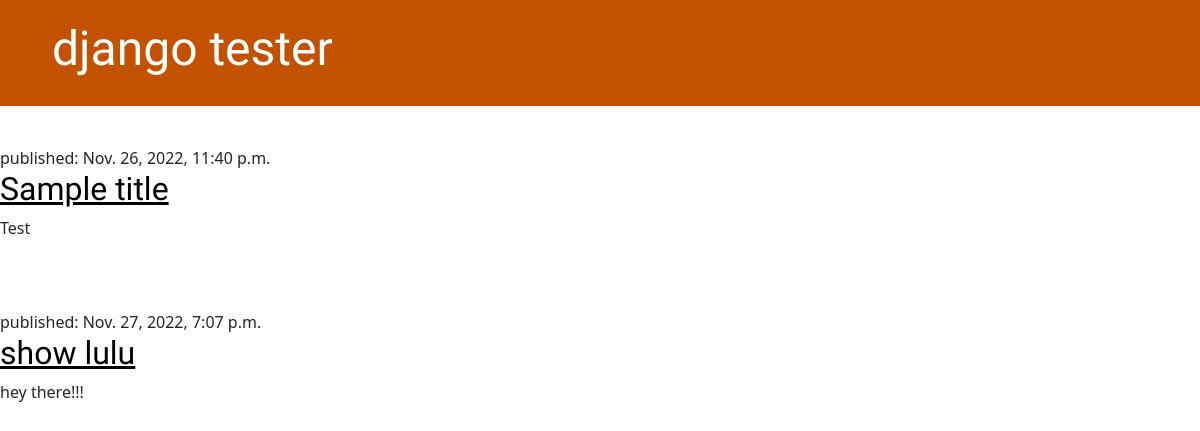
The app's page /, older data.
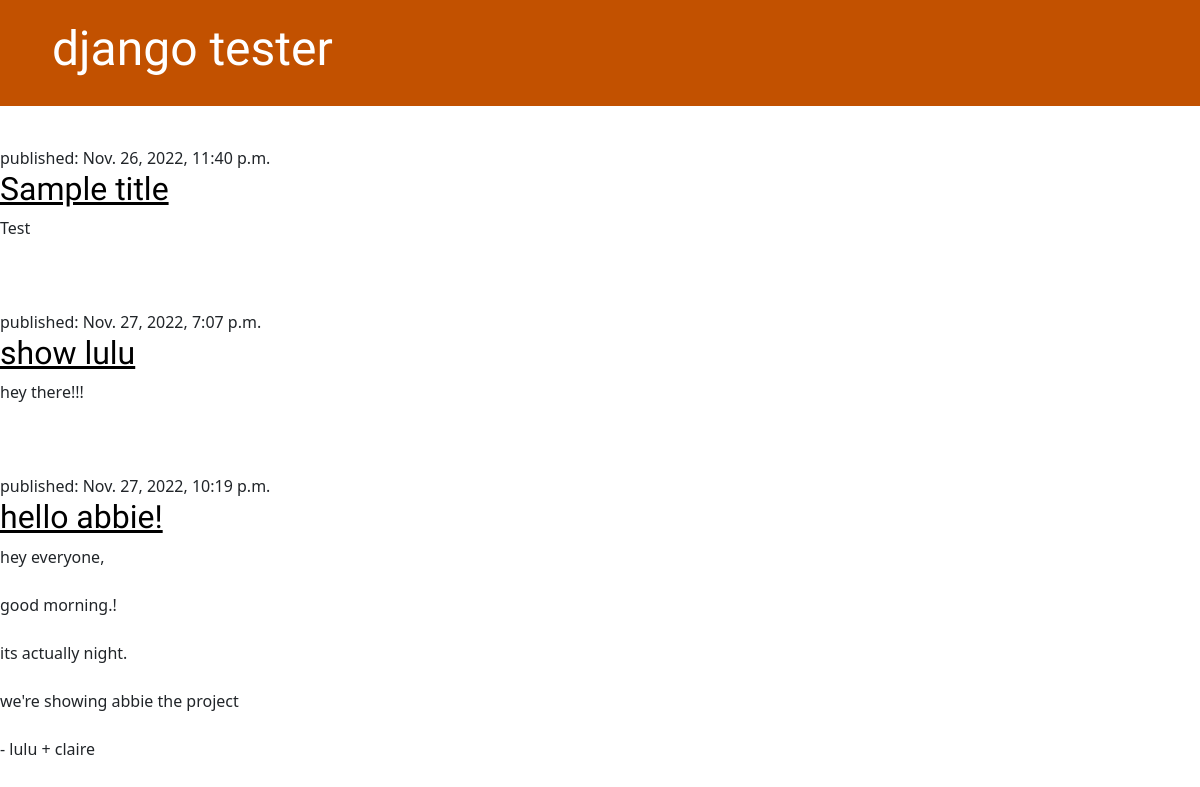
The same page, newer data.
### blog/models.py (models this page shows, shortened)
class Post(models.Model):
    author = models.ForeignKey(settings.AUTH_USER_MODEL, on_delete=models.CASCADE)
    title = models.CharField(max_length=200)
    text = models.TextField()
    created_date = models.DateTimeField(default=timezone.now)
    published_date = models.DateTimeField(blank=True, null=True)

### blog/views.py (the view)
# urls.py: path('', views.post_list, name='post_list'),
def post_list(request):
    posts = Post.objects.filter(published_date__lte=timezone.now()).order_by('published_date')
    return render(request, 'blog/post_list.html', {'posts': posts})

### blog/templates/blog/post_list.html (shortened to what this page needs)
{% load static %}
<!DOCTYPE html>
<html>
    <head>
        <link rel="stylesheet" href="https://cdn.jsdelivr.net/npm/bootstrap@5.1.3/dist/css/bootstrap.min.css">
        <link rel="stylesheet" href="{% static 'css/blog.css' %}">
    </head>
    <body>
        <header class="page-header">
            <div class="container">
                <h1><a href="/"> django tester </a></h1>
            </div>
        </header>
        {% for post in posts %}
            <article class="post">
                <time>published: {{ post.published_date }}</time>
                <h2><a href="">{{ post.title }}</a></h2>
                <p>{{ post.text|linebreaksbr }}</p>
            </article>
        {% endfor %}
    </body>
</html>

### blog/static/css/blog.css (style rules this page uses)
.page-header { background-color: #C25100; margin-top: 0; margin-bottom: 40px; padding: 20px 20px 20px 40px; }
.page-header h1, .page-header h1 a, .page-header h1 a:visited, .page-header h1 a:active { color: #ffffff; font-size: 36pt; text-decoration: none; }
h1, h2, h3, h4 { font-family: 'Lobster', cursive; }
.post { margin-bottom: 70px; }
.post h2 a, .post h2 a:visited { color: #000000; }

Row changes from the older to the newer data that the page shows:
added Post: published_date "Nov. 27, 2022, 10:19 p.m.", title "hello abbie!", text "hey everyone, good morning.! its actually night. we're showing abbie the project - lulu + claire"
